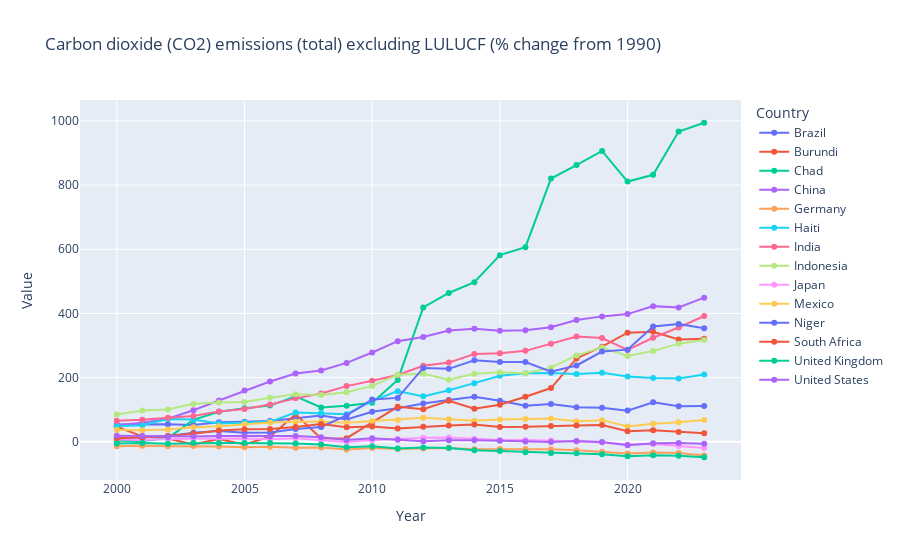

Notebook cell for this chart:
### Markdown cell above
## Carbon Dioxide Emissions:  
Hypothesis - Developed nations generally use more electricity and have larger industrial bases compared to developing or underdeveloped nations resulting in higher CO2 emissions. Over time, CO2 emissions should decrease to align with SDG 12: Responsible Consumption and Production and SDG 13: Climate Action.  
Observation - The country leading CO2 emissions is Chad. Over time, CO2 emissions have increased across all nations.

### Code cell
plot_data(indicators_filtered[7])

### Figure 1 — Plotly figure (JSON) as saved in the notebook; plotly's stock layout.template omitted (floating-point values rounded to 4 significant figures)
{"data": [{"hovertemplate": "Country Name=Brazil<br>Year=%{x}<br>Value=%{y}<extra></extra>", "legendgroup": "Brazil", "line": {"color": "#636efa", "dash": "solid"}, "marker": {"symbol": "circle"}, "mode": "lines+markers", "name": "Brazil", "orientation": "v", "showlegend": true, "type": "scatter", "x": [2000, 2001, 2002, 2003, 2004, 2005, 2006, 2007, 2008, 2009, 2010, 2011, 2012, 2013, 2014, 2015, 2016, 2017, 2018, 2019, 2020, 2021, 2022, 2023], "xaxis": "x", "y": [53.99, 54.84, 54.88, 52.7, 60.97, 62.71, 64.68, 73.23, 81.89, 69.89, 93.82, 104.3, 119.4, 130.6, 140.7, 128.1, 112.6, 117.9, 107.5, 106.3, 97.19, 123.0, 111.1, 111.3], "yaxis": "y"}, {"hovertemplate": "Country Name=Burundi<br>Year=%{x}<br>Value=%{y}<extra></extra>", "legendgroup": "Burundi", "line": {"color": "#EF553B", "dash": "solid"}, "marker": {"symbol": "circle"}, "mode": "lines+markers", "name": "Burundi", "orientation": "v", "showlegend": true, "type": "scatter", "x": [2000, 2001, 2002, 2003, 2004, 2005, 2006, 2007, 2008, 2009, 2010, 2011, 2012, 2013, 2014, 2015, 2016, 2017, 2018, 2019, 2020, 2021, 2022, 2023], "xaxis": "x", "y": [47.06, 16.97, 10.48, -8.483, 9.032, -8.234, 15.92, 85.58, 10.48, 11.18, 60.28, 109.0, 101.6, 128.0, 102.8, 115.5, 140.5, 167.6, 259.7, 296.3, 340.2, 342.8, 319.0, 321.3], "yaxis": "y"}, {"hovertemplate": "Country Name=Chad<br>Year=%{x}<br>Value=%{y}<extra></extra>", "legendgroup": "Chad", "line": {"color": "#00cc96", "dash": "solid"}, "marker": {"symbol": "circle"}, "mode": "lines+markers", "name": "Chad", "orientation": "v", "showlegend": true, "type": "scatter", "x": [2000, 2001, 2002, 2003, 2004, 2005, 2006, 2007, 2008, 2009, 2010, 2011, 2012, 2013, 2014, 2015, 2016, 2017, 2018, 2019, 2020, 2021, 2022, 2023], "xaxis": "x", "y": [3.064, 2.894, 11.57, 68.3, 93.74, 104.8, 112.8, 141.4, 106.8, 112.1, 121.4, 192.9, 418.6, 463.7, 497.4, 581.7, 606.4, 820.3, 862.4, 906.3, 810.9, 832.0, 966.8, 994.2], "yaxis": "y"}, {"hovertemplate": "Country Name=China<br>Year=%{x}<br>Value=%{y}<extra></extra>", "legendgroup": "China", "line": {"color": "#ab63fa", "dash": "solid"}, "marker": {"symbol": "circle"}, "mode": "lines+markers", "name": "China", "orientation": "v", "showlegend": true, "type": "scatter", "x": [2000, 2001, 2002, 2003, 2004, 2005, 2006, 2007, 2008, 2009, 2010, 2011, 2012, 2013, 2014, 2015, 2016, 2017, 2018, 2019, 2020, 2021, 2022, 2023], "xaxis": "x", "y": [51.89, 59.25, 71.92, 98.44, 128.7, 159.5, 188.0, 212.9, 222.4, 245.9, 278.3, 313.6, 326.5, 347.0, 352.2, 346.4, 347.5, 357.2, 379.3, 390.9, 398.0, 422.8, 418.9, 449.2], "yaxis": "y"}, {"hovertemplate": "Country Name=Germany<br>Year=%{x}<br>Value=%{y}<extra></extra>", "legendgroup": "Germany", "line": {"color": "#FFA15A", "dash": "solid"}, "marker": {"symbol": "circle"}, "mode": "lines+markers", "name": "Germany", "orientation": "v", "showlegend": true, "type": "scatter", "x": [2000, 2001, 2002, 2003, 2004, 2005, 2006, 2007, 2008, 2009, 2010, 2011, 2012, 2013, 2014, 2015, 2016, 2017, 2018, 2019, 2020, 2021, 2022, 2023], "xaxis": "x", "y": [-13.95, -12.56, -14.09, -13.3, -14.74, -16.87, -15.52, -18.36, -18.03, -24.13, -19.51, -22.16, -20.98, -19.22, -23.08, -22.47, -22.04, -23.5, -26.24, -31.2, -36.57, -33.09, -34.9, -42.45], "yaxis": "y"}, {"hovertemplate": "Country Name=Haiti<br>Year=%{x}<br>Value=%{y}<extra></extra>", "legendgroup": "Haiti", "line": {"color": "#19d3f3", "dash": "solid"}, "marker": {"symbol": "circle"}, "mode": "lines+markers", "name": "Haiti", "orientation": "v", "showlegend": true, "type": "scatter", "x": [2000, 2001, 2002, 2003, 2004, 2005, 2006, 2007, 2008, 2009, 2010, 2011, 2012, 2013, 2014, 2015, 2016, 2017, 2018, 2019, 2020, 2021, 2022, 2023], "xaxis": "x", "y": [48.47, 51.36, 70.93, 69.7, 56.85, 60.21, 62.16, 91.28, 89.46, 85.96, 127.6, 157.9, 141.6, 160.8, 182.8, 206.1, 213.4, 214.2, 211.6, 214.9, 203.3, 198.7, 197.2, 209.8], "yaxis": "y"}, {"hovertemplate": "Country Name=India<br>Year=%{x}<br>Value=%{y}<extra></extra>", "legendgroup": "India", "line": {"color": "#FF6692", "dash": "solid"}, "marker": {"symbol": "circle"}, "mode": "lines+markers", "name": "India", "orientation": "v", "showlegend": true, "type": "scatter", "x": [2000, 2001, 2002, 2003, 2004, 2005, 2006, 2007, 2008, 2009, 2010, 2011, 2012, 2013, 2014, 2015, 2016, 2017, 2018, 2019, 2020, 2021, 2022, 2023], "xaxis": "x", "y": [65.75, 68.44, 74.78, 80.09, 94.25, 102.5, 116.2, 135.4, 150.3, 173.5, 190.3, 208.0, 236.7, 246.8, 273.4, 276.3, 283.5, 305.2, 328.4, 323.2, 286.0, 324.3, 356.3, 392.0], "yaxis": "y"}, {"hovertemplate": "Country Name=Indonesia<br>Year=%{x}<br>Value=%{y}<extra></extra>", "legendgroup": "Indonesia", "line": {"color": "#B6E880", "dash": "solid"}, "marker": {"symbol": "circle"}, "mode": "lines+markers", "name": "Indonesia", "orientation": "v", "showlegend": true, "type": "scatter", "x": [2000, 2001, 2002, 2003, 2004, 2005, 2006, 2007, 2008, 2009, 2010, 2011, 2012, 2013, 2014, 2015, 2016, 2017, 2018, 2019, 2020, 2021, 2022, 2023], "xaxis": "x", "y": [84.88, 97.54, 100.9, 118.6, 122.6, 124.1, 137.0, 148.4, 145.6, 154.3, 174.3, 209.0, 211.7, 193.6, 212.3, 216.7, 213.4, 231.1, 269.3, 293.9, 267.3, 282.8, 305.9, 317.0], "yaxis": "y"}, {"hovertemplate": "Country Name=Japan<br>Year=%{x}<br>Value=%{y}<extra></extra>", "legendgroup": "Japan", "line": {"color": "#FF97FF", "dash": "solid"}, "marker": {"symbol": "circle"}, "mode": "lines+markers", "name": "Japan", "orientation": "v", "showlegend": true, "type": "scatter", "x": [2000, 2001, 2002, 2003, 2004, 2005, 2006, 2007, 2008, 2009, 2010, 2011, 2012, 2013, 2014, 2015, 2016, 2017, 2018, 2019, 2020, 2021, 2022, 2023], "xaxis": "x", "y": [7.026, 5.862, 8.794, 9.418, 8.961, 9.958, 8.011, 11.09, 4.982, -0.4638, 4.596, 9.129, 12.38, 13.7, 9.379, 5.879, 5.661, 4.373, 1.062, -2.342, -8.112, -7.019, -13.44, -19.03], "yaxis": "y"}, {"hovertemplate": "Country Name=Mexico<br>Year=%{x}<br>Value=%{y}<extra></extra>", "legendgroup": "Mexico", "line": {"color": "#FECB52", "dash": "solid"}, "marker": {"symbol": "circle"}, "mode": "lines+markers", "name": "Mexico", "orientation": "v", "showlegend": true, "type": "scatter", "x": [2000, 2001, 2002, 2003, 2004, 2005, 2006, 2007, 2008, 2009, 2010, 2011, 2012, 2013, 2014, 2015, 2016, 2017, 2018, 2019, 2020, 2021, 2022, 2023], "xaxis": "x", "y": [36.96, 36.29, 38.42, 45.24, 48.6, 54.42, 60.16, 62.55, 63.04, 59.34, 64.65, 67.96, 74.77, 70.55, 66.0, 69.27, 71.35, 72.81, 64.35, 67.53, 47.7, 56.35, 60.86, 68.16], "yaxis": "y"}, {"hovertemplate": "Country Name=Niger<br>Year=%{x}<br>Value=%{y}<extra></extra>", "legendgroup": "Niger", "line": {"color": "#636efa", "dash": "solid"}, "marker": {"symbol": "circle"}, "mode": "lines+markers", "name": "Niger", "orientation": "v", "showlegend": true, "type": "scatter", "x": [2000, 2001, 2002, 2003, 2004, 2005, 2006, 2007, 2008, 2009, 2010, 2011, 2012, 2013, 2014, 2015, 2016, 2017, 2018, 2019, 2020, 2021, 2022, 2023], "xaxis": "x", "y": [12.73, 13.51, 17.87, 28.04, 33.83, 28.36, 28.83, 39.88, 46.26, 82.26, 131.7, 136.8, 230.3, 227.4, 253.8, 248.7, 248.4, 218.5, 237.8, 281.3, 287.2, 359.4, 366.8, 353.6], "yaxis": "y"}, {"hovertemplate": "Country Name=South Africa<br>Year=%{x}<br>Value=%{y}<extra></extra>", "legendgroup": "South Africa", "line": {"color": "#EF553B", "dash": "solid"}, "marker": {"symbol": "circle"}, "mode": "lines+markers", "name": "South Africa", "orientation": "v", "showlegend": true, "type": "scatter", "x": [2000, 2001, 2002, 2003, 2004, 2005, 2006, 2007, 2008, 2009, 2010, 2011, 2012, 2013, 2014, 2015, 2016, 2017, 2018, 2019, 2020, 2021, 2022, 2023], "xaxis": "x", "y": [10.52, 13.74, 18.0, 25.26, 35.49, 38.84, 40.22, 46.38, 55.27, 45.41, 47.77, 41.5, 46.67, 50.45, 54.04, 46.41, 46.55, 49.51, 50.75, 52.31, 33.27, 36.38, 30.29, 26.46], "yaxis": "y"}, {"hovertemplate": "Country Name=United Kingdom<br>Year=%{x}<br>Value=%{y}<extra></extra>", "legendgroup": "United Kingdom", "line": {"color": "#00cc96", "dash": "solid"}, "marker": {"symbol": "circle"}, "mode": "lines+markers", "name": "United Kingdom", "orientation": "v", "showlegend": true, "type": "scatter", "x": [2000, 2001, 2002, 2003, 2004, 2005, 2006, 2007, 2008, 2009, 2010, 2011, 2012, 2013, 2014, 2015, 2016, 2017, 2018, 2019, 2020, 2021, 2022, 2023], "xaxis": "x", "y": [-5.266, -3.338, -6.086, -3.764, -3.677, -3.953, -3.879, -5.516, -8.346, -17.0, -14.03, -21.18, -17.37, -19.26, -26.08, -28.59, -32.46, -34.53, -35.91, -38.64, -45.22, -41.7, -43.77, -48.12], "yaxis": "y"}, {"hovertemplate": "Country Name=United States<br>Year=%{x}<br>Value=%{y}<extra></extra>", "legendgroup": "United States", "line": {"color": "#ab63fa", "dash": "solid"}, "marker": {"symbol": "circle"}, "mode": "lines+markers", "name": "United States", "orientation": "v", "showlegend": true, "type": "scatter", "x": [2000, 2001, 2002, 2003, 2004, 2005, 2006, 2007, 2008, 2009, 2010, 2011, 2012, 2013, 2014, 2015, 2016, 2017, 2018, 2019, 2020, 2021, 2022, 2023], "xaxis": "x", "y": [18.96, 17.94, 14.91, 16.24, 17.99, 18.15, 16.18, 17.84, 14.16, 5.809, 10.79, 6.503, 2.091, 4.84, 5.222, 2.998, 0.9108, -0.4825, 2.695, -0.3383, -10.39, -4.587, -3.956, -6.055], "yaxis": "y"}], "layout": {"legend": {"title": {"text": "Country"}, "tracegroupgap": 0}, "title": {"text": "Carbon dioxide (CO2) emissions (total) excluding LULUCF (% change from 1990)"}, "xaxis": {"anchor": "y", "domain": [0, 1], "title": {"text": "Year"}}, "yaxis": {"anchor": "x", "domain": [0, 1], "title": {"text": "Value"}}}}
